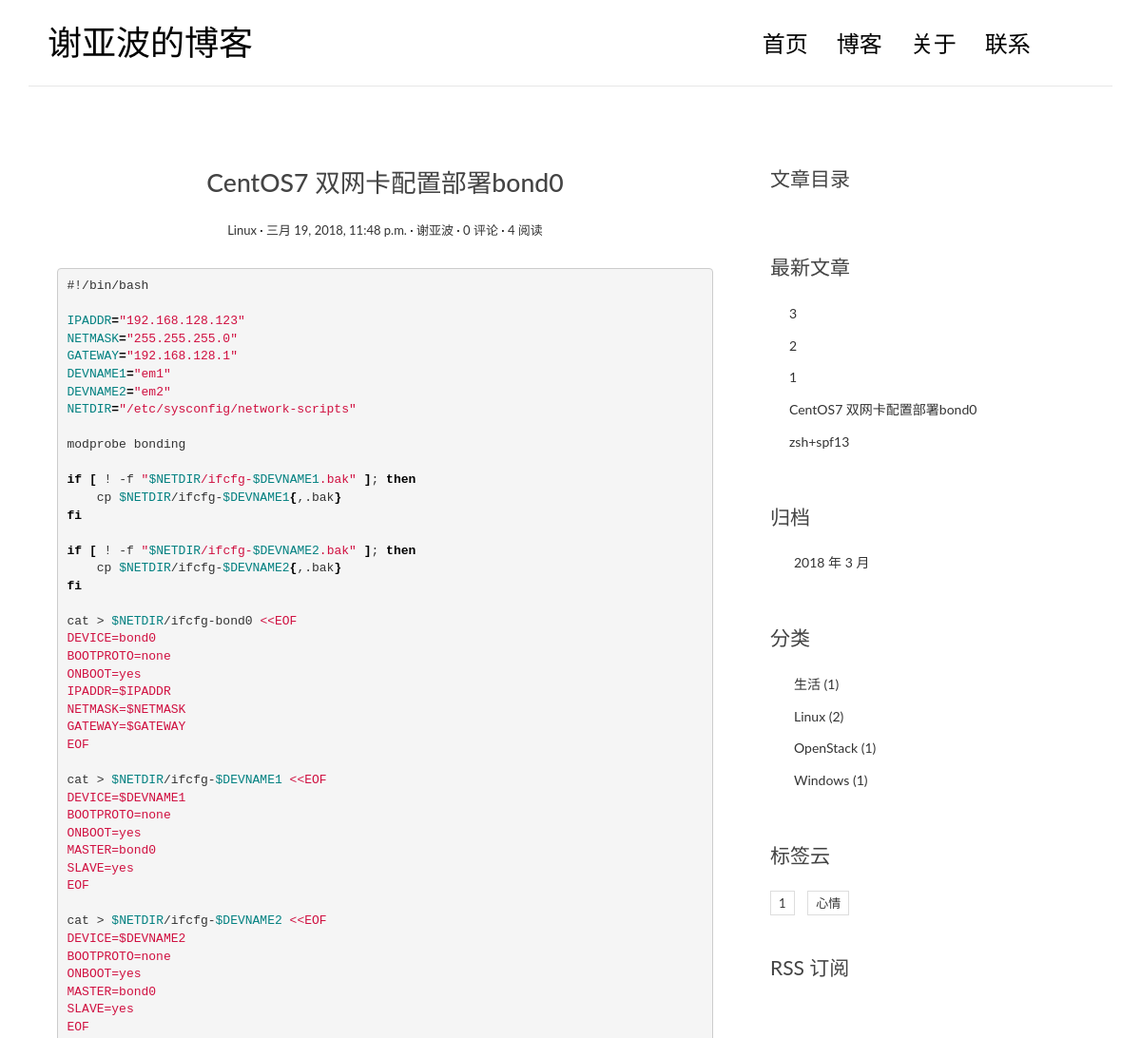
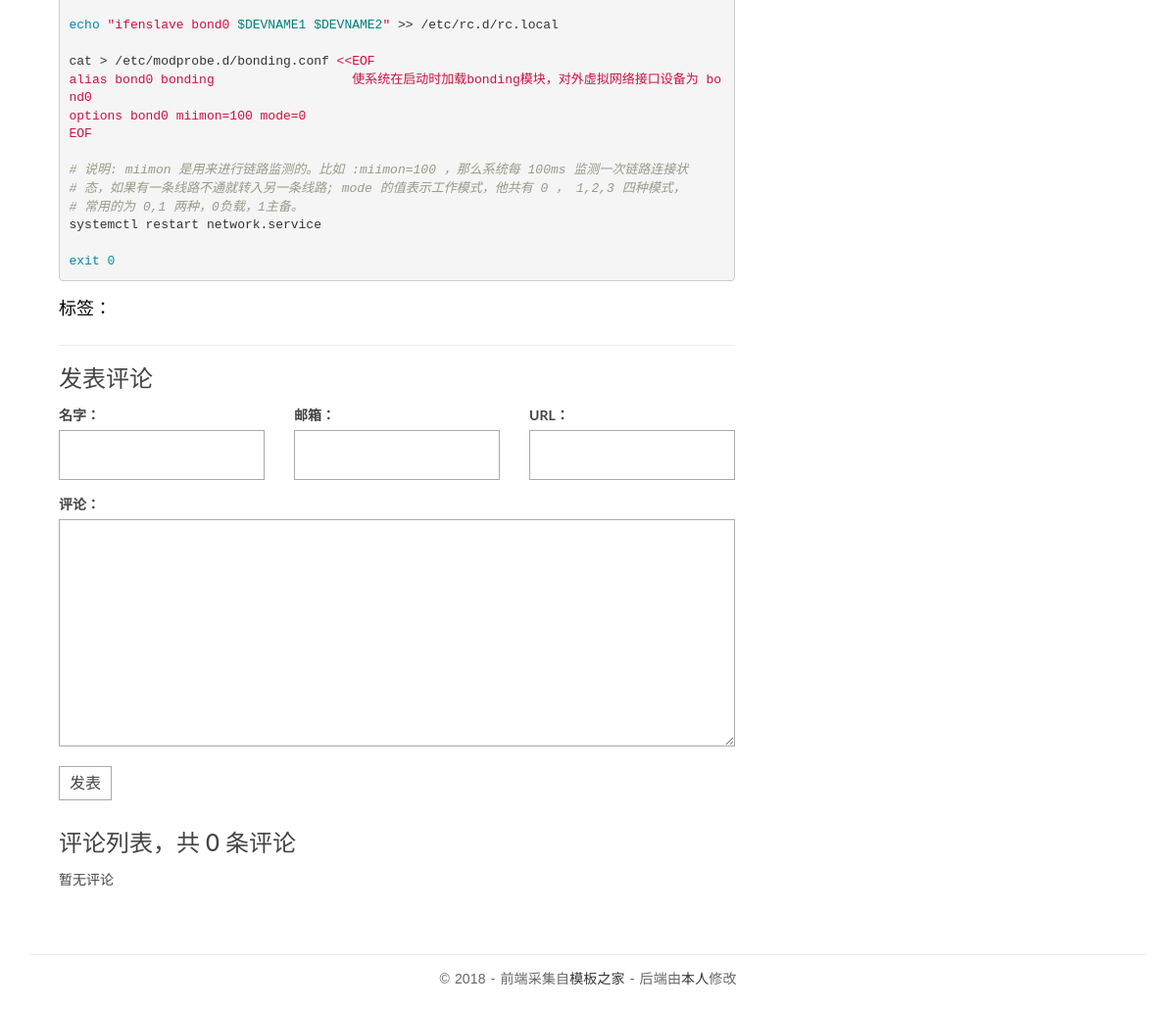
Screenshot of /post/3/ with the database file from the repository (2 pictures, top to bottom).
### blog/models.py (models this page shows, shortened)
@python_2_unicode_compatible
class Post(models.Model):
    title = models.CharField(max_length=70)
    body = models.TextField()
    created_time = models.DateTimeField()
    modified_time = models.DateTimeField()
    excerpt = models.CharField(max_length=200, blank=True)
    views = models.PositiveIntegerField(default=0)
    category = models.ForeignKey(Category)
    tags = models.ManyToManyField(Tag, blank=True)
    author = models.ForeignKey(User)
    def get_absolute_url(self):
        return reverse('blog:detail', kwargs={'pk': self.pk})
    class Meta:
        ordering = ['-created_time']
    def increase_views(self):
        self.views += 1
        self.save(update_fields=['views'])
    def save(self, *args, **kwargs):
        if not self.excerpt:
            md = markdown.Markdown(extensions=[
                'markdown.extensions.extra',
                'markdown.extensions.codehilite',
            ])
            self.excerpt = strip_tags(md.convert(self.body))[:54]
        super(Post, self).save(*args, **kwargs)

@python_2_unicode_compatible
class Category(models.Model):
    name = models.CharField(max_length=100)

@python_2_unicode_compatible
class Tag(models.Model):
    name = models.CharField(max_length=100)

### blog/views.py (the view)
# urls.py: url(r'^post/(?P<pk>[0-9]+)/$', views.PostDetailView.as_view(), name='detail'),
class PostDetailView(DetailView):
    model = Post
    template_name = 'blog/detail.html'
    context_object_name = 'post'
    def get(self, request, *args, **kwargs):
        response = super(PostDetailView, self).get(request, *args, **kwargs)
        self.object.increase_views()
        return response
    def get_object(self, queryset=None):
        post = super(PostDetailView, self).get_object(queryset=None)
        md = markdown.Markdown(extensions=[
            'markdown.extensions.extra',
            'markdown.extensions.codehilite',
            TocExtension(slugify=slugify),
        ])
        post.body = md.convert(post.body)
        post.toc = md.toc
        return post
    def get_context_data(self, **kwargs):
        context = super(PostDetailView, self).get_context_data(**kwargs)
        form = CommentForm()
        comment_list = self.object.comment_set.all()
        context.update({
            'form': form,
            'comment_list': comment_list
        })
        return context

### comments/forms.py
class CommentForm(forms.ModelForm):
    class Meta:
        model = Comment
        fields = ['name', 'email', 'url', 'text']

### blog/templatetags/blog_tags.py (called while the page is built)
@register.simple_tag
def get_recent_posts(num=5):
    return Post.objects.all()[:num]

@register.simple_tag
def archives():
    return Post.objects.dates('created_time', 'month', order='DESC')

@register.simple_tag
def get_categories():
    return Category.objects.annotate(num_posts=Count('post')).filter(num_posts__gt=0)

@register.simple_tag
def get_tags():
    return Tag.objects.annotate(num_posts=Count('post')).filter(num_posts__gt=0)

### templates/blog/detail.html (shortened to what this page needs)
{% extends 'base.html' %}
{% block main %}
    <article class="post post-{{ post.pk }}">
        <header class="entry-header">
            <h1 class="entry-title">{{ post.title }}</h1>
            <div class="entry-meta">
                <span class="post-category">
                    <a href="{% url 'blog:category' post.category.pk %}">{{ post.category.name }}</a></span>
                <span class="post-date"><a href="#"><time class="entry-date"
                                                          datetime="{{ post.created_time }}">{{ post.created_time }}</time></a></span>
                <span class="post-author"><a href="#">{{ post.author }}</a></span>
                <span class="comments-link">
                    <a href="{{ post.get_absolute_url }}#comment-area">{{ post.comment_set.count }} 评论</a></span>
                <span class="views-count"><a href="#">{{ post.views }} 阅读</a></span>
            </div>
        </header>
        <div class="entry-content clearfix">
            {{ post.body|safe }}
            <div class="widget-tag-cloud">
                <ul>
                    标签：
                </ul>
            </div>
        </div>
    </article>
    <section class="comment-area" id="comment-area">
        <hr>
        <h3>发表评论</h3>
        <form action="{% url 'comments:post_comment' post.pk %}" method="post" class="comment-form">
            <div class="row">
                <div class="col-md-4">
                    <label for="{{ form.name.id_for_label }}">名字：</label>
                    {{ form.name }}
                </div>
                <div class="col-md-4">
                    <label for="{{ form.email.id_for_label }}">邮箱：</label>
                    {{ form.email }}
                </div>
                <div class="col-md-4">
                    <label for="{{ form.url.id_for_label }}">URL：</label>
                    {{ form.url }}
                </div>
                <div class="col-md-12">
                    <label for="{{ form.text.id_for_label }}">评论：</label>
                    {{ form.text }}
                    <button type="submit" class="comment-btn">发表</button>
                </div>
            </div>
        </form>
        <div class="comment-list-panel">
            <h3>评论列表，共 <span>{{ post.comment_set.count }}</span> 条评论</h3>
            <ul class="comment-list list-unstyled">
                {% for comment in comment_list %}
                    <li class="comment-item">
                        <span class="nickname">{{ comment.name }}</span>
                        <time class="submit-date"
                              datetime="{{ comment.created_time }}">{{ comment.created_time }}</time>
                        <div class="text">
                            {{ comment.text }}
                        </div>
                    </li>
                {% empty %}
                    暂无评论
                {% endfor %}
            </ul>
        </div>
    </section>
{% endblock main %}
{% block toc %}
    <div class="widget widget-content">
        <h3 class="widget-title">文章目录</h3>
    </div>
{% endblock toc %}

### templates/base.html (shortened to what this page needs)
{% load staticfiles %}
{% load blog_tags %}
<!DOCTYPE html>
<html>
<head>
    <link rel="stylesheet" href="http://code.ionicframework.com/ionicons/2.0.1/css/ionicons.min.css">
    <link rel="stylesheet" href="{% static 'blog/css/bootstrap.min.css' %}">
    <link rel="stylesheet" href="{% static 'blog/css/pace.css' %}">
    <link rel="stylesheet" href="{% static 'blog/css/custom.css' %}">
    <link rel="stylesheet" href="{% static 'blog/css/highlights/github.css' %}">
</head>
<body>
<div class="container">
    <header id="site-header">
        <div class="row">
            <div class="col-md-4 col-sm-5 col-xs-8">
                <div class="logo">
                    <h1><a href="{% url 'blog:index' %}"><b>谢亚波的博客</b></a></h1>
                </div>
            </div>
            <div class="col-md-8 col-sm-7 col-xs-4">
                <nav class="main-nav" role="navigation">
                    <div class="collapse navbar-collapse" id="bs-example-navbar-collapse-1">
                        <ul class="nav navbar-nav navbar-right">
                            <li class="cl-effect-11"><a href="{% url 'blog:index' %}" data-hover="首页">首页</a></li>
                            <li class="cl-effect-11"><a href="#" data-hover="博客">博客</a></li>
                            <li class="cl-effect-11"><a href="#" data-hover="关于">关于</a></li>
                            <li class="cl-effect-11"><a href="#" data-hover="联系">联系</a></li>
                        </ul>
                    </div>
                </nav>
            </div>
        </div>
    </header>
</div>
<div class="content-body">
    <div class="container">
        <div class="row">
            <main class="col-md-8">
                {% block main %}
                {% endblock main %}
            </main>
            <aside class="col-md-4">
                {% block toc %}
                {% endblock toc %}
                <div class="widget widget-recent-posts">
                    <h3 class="widget-title">最新文章</h3>
                    {% get_recent_posts as recent_post_list %}
                    <ul>
                        {% for post in recent_post_list %}
                            <li>
                                <a href="{{ post.get_absolute_url }}">{{ post.title }}</a>
                            </li>
                        {% empty %}
                            暂无文章！
                        {% endfor %}
                    </ul>
                </div>
                <div class="widget widget-archives">
                    <h3 class="widget-title">归档</h3>
                    {% archives as date_list %}
                    <ul>
                        {% for date in date_list %}
                            <li>
                                <a href="{% url 'blog:archives' date.year date.month %}">{{ date.year }}
                                    年 {{ date.month }} 月</a>
                            </li>
                        {% empty %}
                            暂无归档！
                        {% endfor %}
                    </ul>
                </div>
                <div class="widget widget-category">
                    <h3 class="widget-title">分类</h3>
                    {% get_categories as category_list %}
                    <ul>
                        {% for category in category_list %}
                            <li>
                                <a href="{% url 'blog:category' category.pk %}">{{ category.name }} <span
                                        class="post-count">({{ category.num_posts }})</span></a>
                            </li>
                        {% empty %}
                            暂无分类！
                        {% endfor %}
                    </ul>
                </div>
                <div class="widget widget-tag-cloud">
                    <h3 class="widget-title">标签云</h3>
                    {% get_tags as tag_list %}
                    <ul>
                        {% for tag in tag_list %}
                            <li>
                                <a href="{% url 'blog:tag' tag.pk %}">{{ tag.name }}</a>
                            </li>
                        {% empty %}
                            暂无标签！
                        {% endfor %}
                    </ul>
                </div>
                <div class="rss">
                    <a href="{% url 'rss' %}"> RSS 订阅</a>
                </div>
            </aside>
        </div>
    </div>
</div>
<footer id="site-footer">
    <div class="container">
        <div class="row">
            <div class="col-md-12">
                <p class="copyright">&copy 2018 - 前端采集自<a href="http://www.cssmoban.com/"
                                                        target="_blank" title="模板之家">模板之家</a>
                    - 后端由<a href="http://zmrenwu.com/" title="网页模板" target="_blank">本人</a>修改
                </p>
            </div>
        </div>
    </div>
</footer>
</body>
</html>

### blog/static/blog/css/custom.css (style rules this page uses)
* { outline: none; }
h1, h2, h3, h4, h5, h6 { margin-top: 0; }
b { font-weight: 400; }
a { color: #333; }
body { color: #444; font-family: 'Lato', sans-serif; }
p { font-family: 'Ubuntu', sans-serif; font-weight: 400; word-spacing: 1px; letter-spacing: 0.01em; }
#site-header { background-color: #FFF; padding: 25px 20px; margin-bottom: 40px; border-bottom: 1px solid #e7e7e7; }
.logo h1 a { color: #000; }
.logo h1 { margin: 0; font-family: 'Lato', sans-serif; font-weight: 300; }
.main-nav { margin-top: 11px; max-width: 95%; }
.main-nav a { color: #000000 !important; padding: 0 0 5px 0 !important; margin-right: 30px; font-family: 'Lato', sans-serif; font-weight: 300; font-size: 24px; }
.cl-effect-11 a { padding: 10px 0; color: #0972b4; text-shadow: none; }
.cl-effect-11 a::before { position: absolute; top: 0; left: 0; overflow: hidden; padding: 0 0 5px 0 !important; max-width: 0; border-bottom: 1px solid #000; color: #000; content: attr(data-hover); white-space: nowrap; -webkit-transition: max-width 0.5s; -moz-transition: max-width 0.5s; transition: max-width 0.5s; }
.content-body { padding-bottom: 4em; }
.post { background: #fff; padding: 30px 30px 0; }
.entry-title { text-align: center; font-size: 1.9em; margin-bottom: 20px; line-height: 1.6; padding: 10px 20px 0; }
.entry-meta { text-align: center; color: #DDDDDD; font-size: 13px; margin-bottom: 30px; }
.entry-content { font-size: 18px; line-height: 1.9; font-weight: 300; color: #000; }
.post-category::after, .post-date::after, .post-author::after, .comments-link::after { content: ' ·'; color: #000; }
.widget { background: #fff; padding: 30px 0 0; }
.widget-title { font-size: 1.5em; margin-bottom: 20px; line-height: 1.6; padding: 10px 0 0; font-weight: 400; }
.widget-recent-posts ul { padding: 0; margin: 0; padding-left: 20px; }
.widget-recent-posts ul li { list-style-type: none; position: relative; line-height: 170%; margin-bottom: 10px; }
.widget-recent-posts ul li::before { content: '\f3d3'; font-family: "Ionicons"; position: absolute; left: -17px; top: 3px; font-size: 16px; color: #000; }
.widget-archives ul { padding: 0; margin: 0; padding-left: 25px; }
.widget-archives ul li { list-style-type: none; position: relative; line-height: 170%; margin-bottom: 10px; }
.widget-archives ul li::before { content: '\f3f3'; font-family: "Ionicons"; position: absolute; left: -25px; top: 1px; font-size: 16px; color: #000; }
.widget-category ul { padding: 0; margin: 0; padding-left: 25px; }
.widget-category ul li { list-style-type: none; position: relative; line-height: 170%; margin-bottom: 10px; }
.widget-category ul li::before { content: '\f3fe'; font-family: "Ionicons"; position: absolute; left: -25px; top: 1px; font-size: 18px; color: #000; }
.widget-tag-cloud ul { padding: 0; margin: 0; margin-right: -10px; }
.widget-tag-cloud ul li { list-style-type: none; font-size: 13px; display: inline-block; margin-right: 10px; margin-bottom: 10px; padding: 3px 8px; border: 1px solid #ddd; }
.rss { font-size: 21px; margin-top: 30px; }
.rss a { color: #444; }
#site-footer { padding-top: 10px; padding: 0 0 1.5em 0; }
.copyright { text-align: center; padding-top: 1em; margin: 0; border-top: 1px solid #eee; color: #666; }
.contact-form input, .comment-form input { border: 1px solid #aaa; margin-bottom: 15px; width: 100%; padding: 15px 15px; font-size: 16px; line-height: 100%; transition: 0.4s border-color linear; }
.contact-form textarea, .comment-form textarea { border: 1px solid #aaa; margin-bottom: 15px; width: 100%; padding: 15px 15px; font-size: 16px; line-height: 20px !important; min-height: 183px; transition: 0.4s border-color linear; }
.comment-area { padding: 0 30px 0; }
.comment-form { margin-top: 15px; }
.comment-form .comment-btn { background-color: #fff; border: 1px solid #aaa; font-size: 16px; padding: 5px 10px; }
.comment-list-panel { margin-top: 30px; }
.comment-list { margin-top: 15px; }

### blog/static/blog/css/highlights/github.css (style rules this page uses)
.codehilite .k { color: #000000; font-weight: bold }
.codehilite .o { color: #000000; font-weight: bold }
.codehilite .c1 { color: #999988; font-style: italic }
.codehilite .m { color: #009999 }
.codehilite .s { color: #d01040 }
.codehilite .nb { color: #0086B3 }
.codehilite .nv { color: #008080 }
.codehilite .w { color: #bbbbbb }
.codehilite .s2 { color: #d01040 }

### rows the page displays
Post: title "CentOS7 双网卡配置部署bond0", category.name "Linux", created_time "三月 19, 2018, 11:48 p.m.", author "谢亚波", comment_set.count "0", views "4", body "#!/bin/bash IPADDR = \"192.168.128.123\" NETMASK = \"255.255.255.0\" GATEWAY = \"192.168.128.1\" DEVNAME1 = \"em1\" DEVNAME2 = \"em2\" NETDIR = \"/etc/sysconfig/network-scripts\" modprobe bonding if [ ! -f \" $NETDIR /ifcfg- $DEVNAME1 .bak\" ] ; then cp $NETDIR /ifcfg- $DEVNAME1 { ,.bak } fi if [ ! -f \" $NETDIR /ifcfg- $DEVNAME2 .bak\" ] ; then cp $NETDIR /ifcfg- $DEVNAME2 { ,.bak } fi cat > $NETDIR /ifcfg-bond0 <<EOF DEVICE=bond0 BOOTPROTO=none ONBOOT=yes IPADDR=$IPADDR NETMASK=$NETMASK GATEWAY=$GATEWAY EOF cat > $NETDIR /ifcfg- $DEVNAME1 <<EOF DEVICE=$DEVNAME1 BOOTPROTO=none ONBOOT=yes MASTER=bond0 SLAVE=yes EOF cat > $NETDIR /ifcfg- $DEVNAME2 <<EOF DEVICE=$DEVNAME2 BOOTPROTO=none ONBOOT=yes…"
Post: title "3"
Post: title "2"
Post: title "1"
Post: title "zsh+spf13"
Category: name "生活", num_posts "1"
Category: name "Linux", num_posts "2"
Category: name "OpenStack", num_posts "1"
Category: name "Windows", num_posts "1"
Tag: name "1"
Tag: name "心情"

### other values shown
{{ date.year }} "2018"
{{ date.month }} "3"
